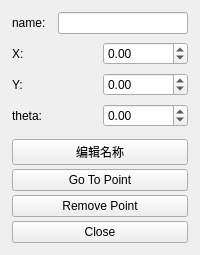
<?xml version="1.0" encoding="UTF-8"?>
<ui version="4.0">
 <class>NavGoalWidget</class>
 <widget class="QWidget" name="navGoalWidget">
  <layout class="QVBoxLayout" name="verticalLayout">
   <property name="spacing">
    <number>8</number>
   </property>
   <property name="leftMargin">
    <number>12</number>
   </property>
   <property name="topMargin">
    <number>12</number>
   </property>
   <property name="rightMargin">
    <number>12</number>
   </property>
   <property name="bottomMargin">
    <number>12</number>
   </property>
   <item>
    <layout class="QHBoxLayout" name="layout_name">
     <property name="spacing">
      <number>6</number>
     </property>
     <item>
      <widget class="QLabel" name="label_name">
       <property name="minimumSize">
        <size>
         <width>40</width>
         <height>20</height>
        </size>
       </property>
       <property name="text">
        <string>name:</string>
       </property>
      </widget>
     </item>
     <item>
      <widget class="QLineEdit" name="lineEdit_name">
       <property name="readOnly">
        <bool>true</bool>
       </property>
      </widget>
     </item>
    </layout>
   </item>
   <item>
    <layout class="QHBoxLayout" name="layout_x">
     <property name="spacing">
      <number>6</number>
     </property>
     <item>
      <widget class="QLabel" name="label_x">
       <property name="minimumSize">
        <size>
         <width>20</width>
         <height>20</height>
        </size>
       </property>
       <property name="text">
        <string>X:</string>
       </property>
      </widget>
     </item>
     <item>
      <widget class="QDoubleSpinBox" name="spinBox_x">
       <property name="minimum">
        <double>-10000.000000000000000</double>
       </property>
       <property name="maximum">
        <double>10000.000000000000000</double>
       </property>
       <property name="singleStep">
        <double>0.100000000000000</double>
       </property>
      </widget>
     </item>
    </layout>
   </item>
   <item>
    <layout class="QHBoxLayout" name="layout_y">
     <property name="spacing">
      <number>6</number>
     </property>
     <item>
      <widget class="QLabel" name="label_y">
       <property name="minimumSize">
        <size>
         <width>20</width>
         <height>20</height>
        </size>
       </property>
       <property name="text">
        <string>Y:</string>
       </property>
      </widget>
     </item>
     <item>
      <widget class="QDoubleSpinBox" name="spinBox_y">
       <property name="minimum">
        <double>-10000.000000000000000</double>
       </property>
       <property name="maximum">
        <double>10000.000000000000000</double>
       </property>
       <property name="singleStep">
        <double>0.100000000000000</double>
       </property>
      </widget>
     </item>
    </layout>
   </item>
   <item>
    <layout class="QHBoxLayout" name="layout_theta">
     <property name="spacing">
      <number>6</number>
     </property>
     <item>
      <widget class="QLabel" name="label_theta">
       <property name="minimumSize">
        <size>
         <width>40</width>
         <height>20</height>
        </size>
       </property>
       <property name="text">
        <string>theta:</string>
       </property>
      </widget>
     </item>
     <item>
      <widget class="QDoubleSpinBox" name="spinBox_theta">
       <property name="minimum">
        <double>-180.000000000000000</double>
       </property>
       <property name="maximum">
        <double>180.000000000000000</double>
       </property>
       <property name="singleStep">
        <double>1.000000000000000</double>
       </property>
      </widget>
     </item>
    </layout>
   </item>
   <item>
    <spacer name="verticalSpacer">
     <property name="orientation">
      <enum>Qt::Vertical</enum>
     </property>
     <property name="sizeHint" stdset="0">
      <size>
       <width>20</width>
       <height>4</height>
      </size>
     </property>
    </spacer>
   </item>
   <item>
    <layout class="QVBoxLayout" name="layout_buttons">
     <property name="spacing">
      <number>4</number>
     </property>
     <item>
      <widget class="QPushButton" name="button_edit_name">
       <property name="text">
        <string>编辑名称</string>
       </property>
      </widget>
     </item>
     <item>
      <widget class="QPushButton" name="button_send">
       <property name="text">
        <string>Go To Point</string>
       </property>
      </widget>
     </item>
     <item>
      <widget class="QPushButton" name="button_remove">
       <property name="text">
        <string>Remove Point</string>
       </property>
       <property name="objectName">
        <string>deleteButton</string>
       </property>
      </widget>
     </item>
     <item>
      <widget class="QPushButton" name="button_cancel">
       <property name="text">
        <string>Close</string>
       </property>
       <property name="objectName">
        <string>cancelButton</string>
       </property>
      </widget>
     </item>
    </layout>
   </item>
  </layout>
 </widget>
 <resources/>
 <connections/>
</ui>
